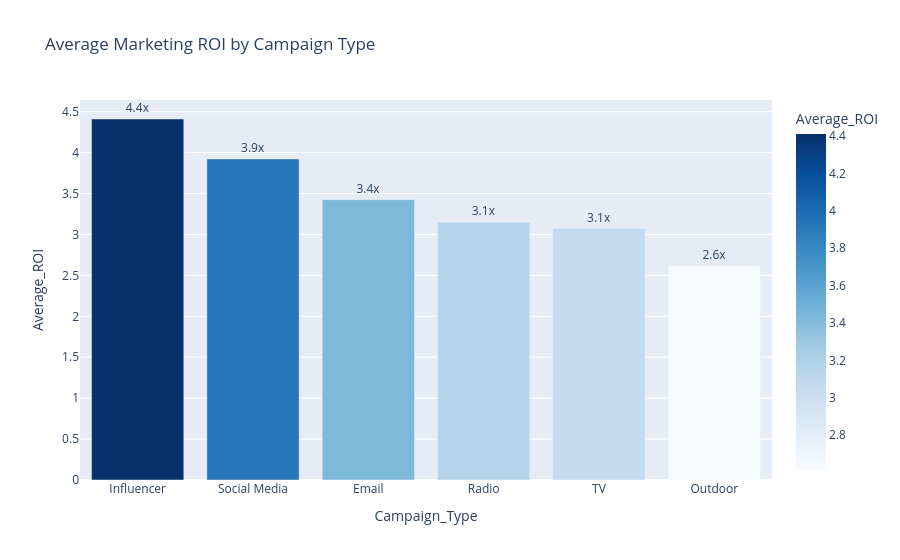

Write notebook code for a chart like this one.
### Code cell
# الخطوة 7: متوسط ROI لكل نوع حملة
roi_by_campaign = merged_with_region.groupby('Campaign_Type')['ROI'].mean().reset_index()
roi_by_campaign.columns = ['Campaign_Type', 'Average_ROI']
roi_by_campaign = roi_by_campaign.sort_values('Average_ROI', ascending=False)

fig2 = px.bar(
    roi_by_campaign,
    x='Campaign_Type',
    y='Average_ROI',
    title='Average Marketing ROI by Campaign Type',
    color='Average_ROI',
    color_continuous_scale='Blues',
    text=roi_by_campaign['Average_ROI'].apply(lambda x: f'{x:.1f}x')
)
fig2.update_traces(textposition='outside')
fig2.update_layout(showlegend=False)
fig2.show()

### Figure 1 — Plotly figure (JSON) as saved in the notebook; plotly's stock layout.template omitted (floating-point values rounded to 4 significant figures)
{"data": [{"hovertemplate": "Campaign_Type=%{x}<br>Average_ROI=%{marker.color}<br>text=%{text}<extra></extra>", "legendgroup": "", "marker": {"color": [4.411, 3.923, 3.425, 3.149, 3.073, 2.614], "coloraxis": "coloraxis", "pattern": {"shape": ""}}, "name": "", "orientation": "v", "showlegend": false, "text": ["4.4x", "3.9x", "3.4x", "3.1x", "3.1x", "2.6x"], "textposition": "outside", "type": "bar", "x": ["Influencer", "Social Media", "Email", "Radio", "TV", "Outdoor"], "xaxis": "x", "y": [4.411, 3.923, 3.425, 3.149, 3.073, 2.614], "yaxis": "y"}], "layout": {"barmode": "relative", "coloraxis": {"colorbar": {"title": {"text": "Average_ROI"}}, "colorscale": [[0, "rgb(247,251,255)"], [0.125, "rgb(222,235,247)"], [0.25, "rgb(198,219,239)"], [0.375, "rgb(158,202,225)"], [0.5, "rgb(107,174,214)"], [0.625, "rgb(66,146,198)"], [0.75, "rgb(33,113,181)"], [0.875, "rgb(8,81,156)"], [1, "rgb(8,48,107)"]]}, "legend": {"tracegroupgap": 0}, "showlegend": false, "title": {"text": "Average Marketing ROI by Campaign Type"}, "xaxis": {"anchor": "y", "domain": [0, 1], "title": {"text": "Campaign_Type"}}, "yaxis": {"anchor": "x", "domain": [0, 1], "title": {"text": "Average_ROI"}}}}
